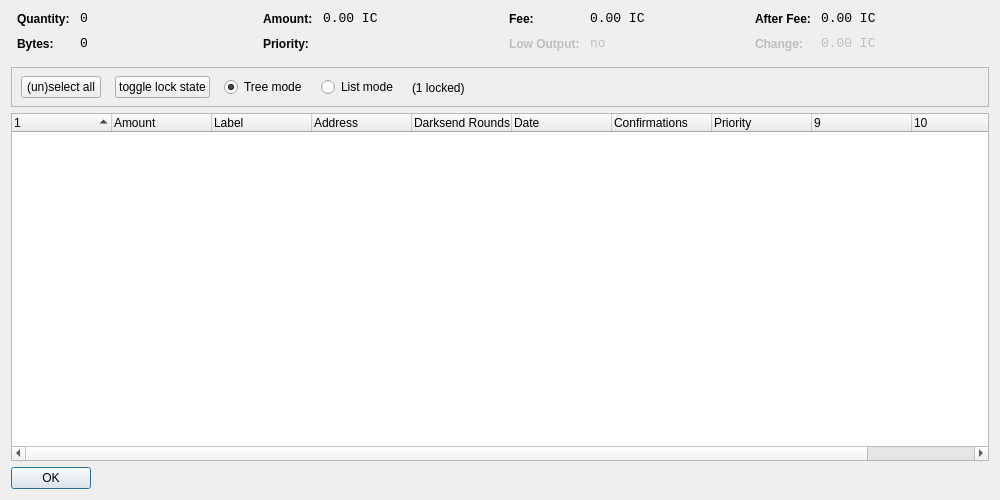
<?xml version="1.0" encoding="UTF-8"?>
<ui version="4.0">
 <class>CoinControlDialog</class>
 <widget class="QDialog" name="CoinControlDialog">
  <property name="geometry">
   <rect>
    <x>0</x>
    <y>0</y>
    <width>1000</width>
    <height>500</height>
   </rect>
  </property>
  <property name="windowTitle">
   <string>Coin Control</string>
  </property>
  <layout class="QVBoxLayout" name="verticalLayout">
   <item>
    <layout class="QHBoxLayout" name="horizontalLayoutTop" stretch="0,0,0,0">
     <property name="topMargin">
      <number>0</number>
     </property>
     <property name="bottomMargin">
      <number>10</number>
     </property>
     <item>
      <layout class="QFormLayout" name="formLayoutCoinControl1">
       <property name="horizontalSpacing">
        <number>10</number>
       </property>
       <property name="verticalSpacing">
        <number>10</number>
       </property>
       <property name="leftMargin">
        <number>6</number>
       </property>
       <property name="rightMargin">
        <number>6</number>
       </property>
       <item row="0" column="0">
        <widget class="QLabel" name="labelCoinControlQuantityText">
         <property name="styleSheet">
          <string notr="true">font-weight:bold;</string>
         </property>
         <property name="text">
          <string>Quantity:</string>
         </property>
        </widget>
       </item>
       <item row="0" column="1">
        <widget class="QLabel" name="labelCoinControlQuantity">
         <property name="font">
          <font>
           <family>Monospace</family>
           <pointsize>10</pointsize>
          </font>
         </property>
         <property name="cursor">
          <cursorShape>IBeamCursor</cursorShape>
         </property>
         <property name="contextMenuPolicy">
          <enum>Qt::ActionsContextMenu</enum>
         </property>
         <property name="text">
          <string notr="true">0</string>
         </property>
         <property name="textInteractionFlags">
          <set>Qt::LinksAccessibleByMouse|Qt::TextSelectableByKeyboard|Qt::TextSelectableByMouse</set>
         </property>
        </widget>
       </item>
       <item row="1" column="0">
        <widget class="QLabel" name="labelCoinControlBytesText">
         <property name="styleSheet">
          <string notr="true">font-weight:bold;</string>
         </property>
         <property name="text">
          <string>Bytes:</string>
         </property>
        </widget>
       </item>
       <item row="1" column="1">
        <widget class="QLabel" name="labelCoinControlBytes">
         <property name="font">
          <font>
           <family>Monospace</family>
           <pointsize>10</pointsize>
          </font>
         </property>
         <property name="cursor">
          <cursorShape>IBeamCursor</cursorShape>
         </property>
         <property name="contextMenuPolicy">
          <enum>Qt::ActionsContextMenu</enum>
         </property>
         <property name="text">
          <string notr="true">0</string>
         </property>
         <property name="textInteractionFlags">
          <set>Qt::LinksAccessibleByMouse|Qt::TextSelectableByKeyboard|Qt::TextSelectableByMouse</set>
         </property>
        </widget>
       </item>
      </layout>
     </item>
     <item>
      <layout class="QFormLayout" name="formLayoutCoinControl2">
       <property name="horizontalSpacing">
        <number>10</number>
       </property>
       <property name="verticalSpacing">
        <number>10</number>
       </property>
       <property name="leftMargin">
        <number>6</number>
       </property>
       <property name="rightMargin">
        <number>6</number>
       </property>
       <item row="0" column="0">
        <widget class="QLabel" name="labelCoinControlAmountText">
         <property name="styleSheet">
          <string notr="true">font-weight:bold;</string>
         </property>
         <property name="text">
          <string>Amount:</string>
         </property>
        </widget>
       </item>
       <item row="0" column="1">
        <widget class="QLabel" name="labelCoinControlAmount">
         <property name="font">
          <font>
           <family>Monospace</family>
           <pointsize>10</pointsize>
          </font>
         </property>
         <property name="cursor">
          <cursorShape>IBeamCursor</cursorShape>
         </property>
         <property name="contextMenuPolicy">
          <enum>Qt::ActionsContextMenu</enum>
         </property>
         <property name="text">
          <string notr="true">0.00 IC</string>
         </property>
         <property name="textInteractionFlags">
          <set>Qt::LinksAccessibleByMouse|Qt::TextSelectableByKeyboard|Qt::TextSelectableByMouse</set>
         </property>
        </widget>
       </item>
       <item row="1" column="0">
        <widget class="QLabel" name="labelCoinControlPriorityText">
         <property name="styleSheet">
          <string notr="true">font-weight:bold;</string>
         </property>
         <property name="text">
          <string>Priority:</string>
         </property>
        </widget>
       </item>
       <item row="1" column="1">
        <widget class="QLabel" name="labelCoinControlPriority">
         <property name="font">
          <font>
           <family>Monospace</family>
           <pointsize>10</pointsize>
          </font>
         </property>
         <property name="cursor">
          <cursorShape>IBeamCursor</cursorShape>
         </property>
         <property name="contextMenuPolicy">
          <enum>Qt::ActionsContextMenu</enum>
         </property>
         <property name="text">
          <string/>
         </property>
         <property name="textInteractionFlags">
          <set>Qt::LinksAccessibleByMouse|Qt::TextSelectableByKeyboard|Qt::TextSelectableByMouse</set>
         </property>
        </widget>
       </item>
      </layout>
     </item>
     <item>
      <layout class="QFormLayout" name="formLayoutCoinControl3">
       <property name="horizontalSpacing">
        <number>10</number>
       </property>
       <property name="verticalSpacing">
        <number>10</number>
       </property>
       <property name="leftMargin">
        <number>6</number>
       </property>
       <property name="rightMargin">
        <number>6</number>
       </property>
       <item row="0" column="0">
        <widget class="QLabel" name="labelCoinControlFeeText">
         <property name="styleSheet">
          <string notr="true">font-weight:bold;</string>
         </property>
         <property name="text">
          <string>Fee:</string>
         </property>
        </widget>
       </item>
       <item row="0" column="1">
        <widget class="QLabel" name="labelCoinControlFee">
         <property name="font">
          <font>
           <family>Monospace</family>
           <pointsize>10</pointsize>
          </font>
         </property>
         <property name="cursor">
          <cursorShape>IBeamCursor</cursorShape>
         </property>
         <property name="contextMenuPolicy">
          <enum>Qt::ActionsContextMenu</enum>
         </property>
         <property name="text">
          <string notr="true">0.00 IC</string>
         </property>
         <property name="textInteractionFlags">
          <set>Qt::LinksAccessibleByMouse|Qt::TextSelectableByKeyboard|Qt::TextSelectableByMouse</set>
         </property>
        </widget>
       </item>
       <item row="1" column="0">
        <widget class="QLabel" name="labelCoinControlLowOutputText">
         <property name="enabled">
          <bool>false</bool>
         </property>
         <property name="styleSheet">
          <string notr="true">font-weight:bold;</string>
         </property>
         <property name="text">
          <string>Low Output:</string>
         </property>
        </widget>
       </item>
       <item row="1" column="1">
        <widget class="QLabel" name="labelCoinControlLowOutput">
         <property name="enabled">
          <bool>false</bool>
         </property>
         <property name="font">
          <font>
           <family>Monospace</family>
           <pointsize>10</pointsize>
          </font>
         </property>
         <property name="cursor">
          <cursorShape>IBeamCursor</cursorShape>
         </property>
         <property name="contextMenuPolicy">
          <enum>Qt::ActionsContextMenu</enum>
         </property>
         <property name="text">
          <string notr="true">no</string>
         </property>
         <property name="textInteractionFlags">
          <set>Qt::LinksAccessibleByMouse|Qt::TextSelectableByKeyboard|Qt::TextSelectableByMouse</set>
         </property>
        </widget>
       </item>
      </layout>
     </item>
     <item>
      <layout class="QFormLayout" name="formLayoutCoinControl4">
       <property name="horizontalSpacing">
        <number>10</number>
       </property>
       <property name="verticalSpacing">
        <number>10</number>
       </property>
       <property name="leftMargin">
        <number>6</number>
       </property>
       <property name="rightMargin">
        <number>6</number>
       </property>
       <item row="0" column="0">
        <widget class="QLabel" name="labelCoinControlAfterFeeText">
         <property name="styleSheet">
          <string notr="true">font-weight:bold;</string>
         </property>
         <property name="text">
          <string>After Fee:</string>
         </property>
        </widget>
       </item>
       <item row="0" column="1">
        <widget class="QLabel" name="labelCoinControlAfterFee">
         <property name="font">
          <font>
           <family>Monospace</family>
           <pointsize>10</pointsize>
          </font>
         </property>
         <property name="cursor">
          <cursorShape>IBeamCursor</cursorShape>
         </property>
         <property name="contextMenuPolicy">
          <enum>Qt::ActionsContextMenu</enum>
         </property>
         <property name="text">
          <string notr="true">0.00 IC</string>
         </property>
         <property name="textInteractionFlags">
          <set>Qt::LinksAccessibleByMouse|Qt::TextSelectableByKeyboard|Qt::TextSelectableByMouse</set>
         </property>
        </widget>
       </item>
       <item row="1" column="0">
        <widget class="QLabel" name="labelCoinControlChangeText">
         <property name="enabled">
          <bool>false</bool>
         </property>
         <property name="styleSheet">
          <string notr="true">font-weight:bold;</string>
         </property>
         <property name="text">
          <string>Change:</string>
         </property>
        </widget>
       </item>
       <item row="1" column="1">
        <widget class="QLabel" name="labelCoinControlChange">
         <property name="enabled">
          <bool>false</bool>
         </property>
         <property name="font">
          <font>
           <family>Monospace</family>
           <pointsize>10</pointsize>
          </font>
         </property>
         <property name="cursor">
          <cursorShape>IBeamCursor</cursorShape>
         </property>
         <property name="contextMenuPolicy">
          <enum>Qt::ActionsContextMenu</enum>
         </property>
         <property name="text">
          <string notr="true">0.00 IC</string>
         </property>
         <property name="textInteractionFlags">
          <set>Qt::LinksAccessibleByMouse|Qt::TextSelectableByKeyboard|Qt::TextSelectableByMouse</set>
         </property>
        </widget>
       </item>
      </layout>
     </item>
    </layout>
   </item>
   <item>
    <widget class="QFrame" name="frame">
     <property name="minimumSize">
      <size>
       <width>0</width>
       <height>40</height>
      </size>
     </property>
     <property name="frameShape">
      <enum>QFrame::StyledPanel</enum>
     </property>
     <property name="frameShadow">
      <enum>QFrame::Sunken</enum>
     </property>
     <widget class="QWidget" name="horizontalLayoutWidget">
      <property name="geometry">
       <rect>
        <x>10</x>
        <y>0</y>
        <width>781</width>
        <height>41</height>
       </rect>
      </property>
      <layout class="QHBoxLayout" name="horizontalLayoutPanel" stretch="0,0,0,0,0">
       <property name="spacing">
        <number>14</number>
       </property>
       <item>
        <widget class="QPushButton" name="pushButtonSelectAll">
         <property name="sizePolicy">
          <sizepolicy hsizetype="Maximum" vsizetype="Fixed">
           <horstretch>0</horstretch>
           <verstretch>0</verstretch>
          </sizepolicy>
         </property>
         <property name="text">
          <string>(un)select all</string>
         </property>
        </widget>
       </item>
        <item>
         <widget class="QPushButton" name="pushButtonToggleLock">
          <property name="sizePolicy">
           <sizepolicy hsizetype="Maximum" vsizetype="Fixed">
            <horstretch>0</horstretch>
            <verstretch>0</verstretch>
           </sizepolicy>
          </property>
          <property name="text">
           <string>toggle lock state</string>
          </property>
          <property name="autoDefault">
           <bool>false</bool>
          </property>
         </widget>
        </item>
       <item>
        <widget class="QRadioButton" name="radioTreeMode">
         <property name="sizePolicy">
          <sizepolicy hsizetype="Maximum" vsizetype="Fixed">
           <horstretch>0</horstretch>
           <verstretch>0</verstretch>
          </sizepolicy>
         </property>
         <property name="text">
          <string>Tree mode</string>
         </property>
         <property name="checked">
          <bool>true</bool>
         </property>
        </widget>
       </item>
       <item>
        <widget class="QRadioButton" name="radioListMode">
         <property name="sizePolicy">
          <sizepolicy hsizetype="Maximum" vsizetype="Fixed">
           <horstretch>0</horstretch>
           <verstretch>0</verstretch>
          </sizepolicy>
         </property>
         <property name="text">
          <string>List mode</string>
         </property>
        </widget>
       </item>
        <item>
         <widget class="QLabel" name="labelLocked">
          <property name="text">
           <string>(1 locked)</string>
          </property>
         </widget>
        </item>
       <item>
        <spacer name="horizontalSpacer">
         <property name="orientation">
          <enum>Qt::Horizontal</enum>
         </property>
         <property name="sizeHint" stdset="0">
          <size>
           <width>40</width>
           <height>20</height>
          </size>
         </property>
        </spacer>
       </item>
      </layout>
     </widget>
    </widget>
   </item>
   <item>
    <widget class="CoinControlTreeWidget" name="treeWidget">
     <property name="contextMenuPolicy">
      <enum>Qt::CustomContextMenu</enum>
     </property>
     <property name="sortingEnabled">
      <bool>false</bool>
     </property>
     <property name="columnCount">
      <number>11</number>
     </property>
     <attribute name="headerShowSortIndicator" stdset="0">
      <bool>true</bool>
     </attribute>
     <attribute name="headerStretchLastSection">
      <bool>false</bool>
     </attribute>
     <column>
      <property name="text">
       <string/>
      </property>
     </column>
     <column>
      <property name="text">
       <string>Amount</string>
      </property>
     </column>
     <column>
      <property name="text">
       <string>Label</string>
      </property>
     </column>
     <column>
      <property name="text">
       <string>Address</string>
      </property>
     </column>
     <column>
      <property name="text">
       <string>Darksend Rounds</string>
      </property>
    </column>
     <column>
      <property name="text">
       <string>Date</string>
      </property>
     </column>
     <column>
      <property name="text">
       <string>Confirmations</string>
      </property>
      <property name="toolTip">
       <string>Confirmed</string>
      </property>
     </column>
     <column>
      <property name="text">
       <string>Priority</string>
      </property>
     </column>
     <column>
      <property name="text">
       <string/>
      </property>
     </column>
     <column>
      <property name="text">
       <string/>
      </property>
     </column>
     <column>
      <property name="text">
       <string/>
      </property>
     </column>
     <column>
      <property name="text">
       <string/>
      </property>
     </column>
    </widget>
   </item>
   <item>
    <widget class="QDialogButtonBox" name="buttonBox">
     <property name="sizePolicy">
      <sizepolicy hsizetype="Maximum" vsizetype="Fixed">
       <horstretch>0</horstretch>
       <verstretch>0</verstretch>
      </sizepolicy>
     </property>
     <property name="orientation">
      <enum>Qt::Horizontal</enum>
     </property>
     <property name="standardButtons">
      <set>QDialogButtonBox::Ok</set>
     </property>
    </widget>
   </item>
  </layout>
 </widget>
 <customwidgets>
  <customwidget>
   <class>CoinControlTreeWidget</class>
   <extends>QTreeWidget</extends>
   <header>coincontroltreewidget.h</header>
  </customwidget>
 </customwidgets>
 <resources/>
 <connections/>
</ui>
